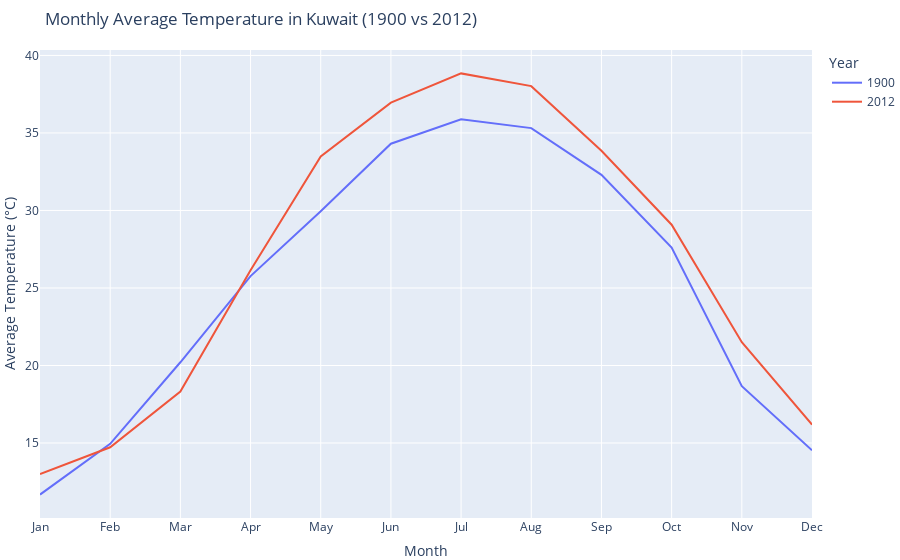

Notebook code cell kept with this figure:
### Markdown cell above
Kuwait is the answer

### Code cell
plot_country_temperature(df_country_clean, 'Kuwait', 1900,2012)

### Figure 1 — Plotly figure (JSON) as saved in the notebook; plotly's stock layout.template omitted (floating-point values rounded to 4 significant figures)
{"data": [{"hovertemplate": "Year=1900<br>Month=%{x}<br>Average Temperature (°C)=%{y}<extra></extra>", "legendgroup": "1900", "line": {"color": "#636efa", "dash": "solid"}, "marker": {"symbol": "circle"}, "mode": "lines", "name": "1900", "orientation": "v", "showlegend": true, "type": "scatter", "x": [1, 2, 3, 4, 5, 6, 7, 8, 9, 10, 11, 12], "xaxis": "x", "y": [11.67, 14.95, 20.21, 25.77, 29.96, 34.31, 35.89, 35.31, 32.3, 27.61, 18.66, 14.53], "yaxis": "y"}, {"hovertemplate": "Year=2012<br>Month=%{x}<br>Average Temperature (°C)=%{y}<extra></extra>", "legendgroup": "2012", "line": {"color": "#EF553B", "dash": "solid"}, "marker": {"symbol": "circle"}, "mode": "lines", "name": "2012", "orientation": "v", "showlegend": true, "type": "scatter", "x": [1, 2, 3, 4, 5, 6, 7, 8, 9, 10, 11, 12], "xaxis": "x", "y": [13, 14.72, 18.32, 26.14, 33.49, 36.96, 38.84, 38.02, 33.85, 29.08, 21.5, 16.18], "yaxis": "y"}], "layout": {"legend": {"title": {"text": "Year"}, "tracegroupgap": 0}, "margin": {"b": 0, "l": 0, "r": 0, "t": 50}, "title": {"text": "Monthly Average Temperature in Kuwait (1900 vs 2012)"}, "xaxis": {"anchor": "y", "domain": [0, 1], "tickmode": "array", "ticktext": ["Jan", "Feb", "Mar", "Apr", "May", "Jun", "Jul", "Aug", "Sep", "Oct", "Nov", "Dec"], "tickvals": [1, 2, 3, 4, 5, 6, 7, 8, 9, 10, 11, 12], "title": {"text": "Month"}}, "yaxis": {"anchor": "x", "domain": [0, 1], "title": {"text": "Average Temperature (°C)"}}}}
